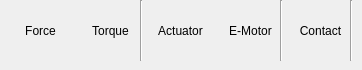
      <widget class="QWidget" name="tabForces">
       <attribute name="title">
        <string>Forces</string>
       </attribute>
       <widget class="QToolButton" name="btnForce">
        <property name="geometry">
         <rect>
          <x>10</x>
          <y>0</y>
          <width>61</width>
          <height>61</height>
         </rect>
        </property>
        <property name="toolTip">
         <string>Create a Force</string>
        </property>
        <property name="text">
         <string>Force</string>
        </property>
        <property name="iconSize">
         <size>
          <width>40</width>
          <height>40</height>
         </size>
        </property>
        <property name="toolButtonStyle">
         <enum>Qt::ToolButtonStyle::ToolButtonTextUnderIcon</enum>
        </property>
        <property name="autoRaise">
         <bool>true</bool>
        </property>
       </widget>
       <widget class="QToolButton" name="btnTorque">
        <property name="geometry">
         <rect>
          <x>80</x>
          <y>0</y>
          <width>61</width>
          <height>61</height>
         </rect>
        </property>
        <property name="toolTip">
         <string>Create a Torque</string>
        </property>
        <property name="text">
         <string>Torque</string>
        </property>
        <property name="iconSize">
         <size>
          <width>40</width>
          <height>40</height>
         </size>
        </property>
        <property name="toolButtonStyle">
         <enum>Qt::ToolButtonStyle::ToolButtonTextUnderIcon</enum>
        </property>
        <property name="autoRaise">
         <bool>true</bool>
        </property>
       </widget>
       <widget class="QToolButton" name="btnActuator">
        <property name="geometry">
         <rect>
          <x>150</x>
          <y>0</y>
          <width>61</width>
          <height>61</height>
         </rect>
        </property>
        <property name="toolTip">
         <string>&lt;html&gt;&lt;head/&gt;&lt;body&gt;&lt;p&gt;Create an Actuator (Force with limited Power)&lt;/p&gt;&lt;/body&gt;&lt;/html&gt;</string>
        </property>
        <property name="text">
         <string>Actuator</string>
        </property>
        <property name="iconSize">
         <size>
          <width>40</width>
          <height>40</height>
         </size>
        </property>
        <property name="toolButtonStyle">
         <enum>Qt::ToolButtonStyle::ToolButtonTextUnderIcon</enum>
        </property>
        <property name="autoRaise">
         <bool>true</bool>
        </property>
       </widget>
       <widget class="QToolButton" name="btnEmotor">
        <property name="geometry">
         <rect>
          <x>220</x>
          <y>0</y>
          <width>61</width>
          <height>61</height>
         </rect>
        </property>
        <property name="toolTip">
         <string>&lt;html&gt;&lt;head/&gt;&lt;body&gt;&lt;p&gt;Create an E-Motor (Torque with limited Power)&lt;/p&gt;&lt;/body&gt;&lt;/html&gt;</string>
        </property>
        <property name="text">
         <string>E-Motor</string>
        </property>
        <property name="iconSize">
         <size>
          <width>40</width>
          <height>40</height>
         </size>
        </property>
        <property name="toolButtonStyle">
         <enum>Qt::ToolButtonStyle::ToolButtonTextUnderIcon</enum>
        </property>
        <property name="autoRaise">
         <bool>true</bool>
        </property>
       </widget>
       <widget class="QToolButton" name="btnContact">
        <property name="geometry">
         <rect>
          <x>290</x>
          <y>0</y>
          <width>61</width>
          <height>61</height>
         </rect>
        </property>
        <property name="toolTip">
         <string>&lt;html&gt;&lt;head/&gt;&lt;body&gt;&lt;p&gt;Define a Contact (collision) between two Bodies&lt;/p&gt;&lt;/body&gt;&lt;/html&gt;</string>
        </property>
        <property name="text">
         <string>Contact</string>
        </property>
        <property name="iconSize">
         <size>
          <width>40</width>
          <height>40</height>
         </size>
        </property>
        <property name="toolButtonStyle">
         <enum>Qt::ToolButtonStyle::ToolButtonTextUnderIcon</enum>
        </property>
        <property name="autoRaise">
         <bool>true</bool>
        </property>
       </widget>
       <widget class="Line" name="line_13">
        <property name="geometry">
         <rect>
          <x>140</x>
          <y>0</y>
          <width>3</width>
          <height>61</height>
         </rect>
        </property>
        <property name="orientation">
         <enum>Qt::Orientation::Vertical</enum>
        </property>
       </widget>
       <widget class="Line" name="line_14">
        <property name="geometry">
         <rect>
          <x>280</x>
          <y>0</y>
          <width>3</width>
          <height>61</height>
         </rect>
        </property>
        <property name="orientation">
         <enum>Qt::Orientation::Vertical</enum>
        </property>
       </widget>
       <widget class="Line" name="line_17">
        <property name="geometry">
         <rect>
          <x>350</x>
          <y>0</y>
          <width>3</width>
          <height>61</height>
         </rect>
        </property>
        <property name="orientation">
         <enum>Qt::Orientation::Vertical</enum>
        </property>
       </widget>
      </widget>
